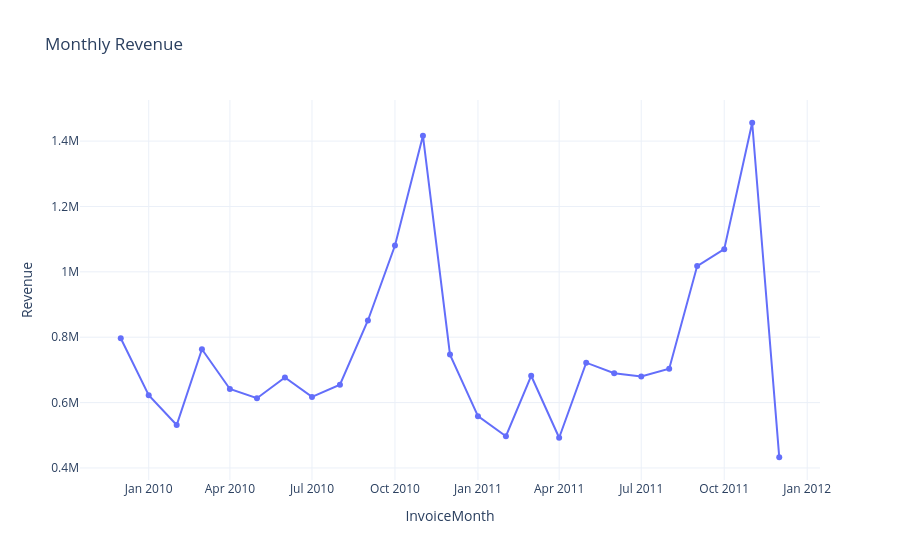

The notebook cell this image was saved under:
### Code cell
fig = visualization.line_chart(
    monthly,
    "InvoiceMonth",
    "Revenue",
    "Monthly Revenue"
)

fig.show()

### Figure 1 — Plotly figure (JSON) as saved in the notebook; plotly's stock layout.template omitted (floating-point values rounded to 4 significant figures)
{"data": [{"hovertemplate": "InvoiceMonth=%{x}<br>Revenue=%{y}<extra></extra>", "legendgroup": "", "line": {"color": "#636efa", "dash": "solid"}, "marker": {"symbol": "circle"}, "mode": "lines+markers", "name": "", "orientation": "v", "showlegend": false, "type": "scatter", "x": ["2009-12", "2010-01", "2010-02", "2010-03", "2010-04", "2010-05", "2010-06", "2010-07", "2010-08", "2010-09", "2010-10", "2010-11", "2010-12", "2011-01", "2011-02", "2011-03", "2011-04", "2011-05", "2011-06", "2011-07", "2011-08", "2011-09", "2011-10", "2011-11", "2011-12"], "xaxis": "x", "y": [796600.0, 622500.0, 531300.0, 763200.0, 641500.0, 613300.0, 677100.0, 617400.0, 654800.0, 851100.0, 1081000.0, 1417000.0, 746700.0, 558400.0, 497000.0, 682000.0, 492400.0, 722100.0, 690000.0, 680200.0, 703500.0, 1018000.0, 1069000.0, 1456000.0, 432700.0], "yaxis": "y"}], "layout": {"legend": {"tracegroupgap": 0}, "title": {"text": "Monthly Revenue"}, "xaxis": {"anchor": "y", "domain": [0, 1], "title": {"text": "InvoiceMonth"}}, "yaxis": {"anchor": "x", "domain": [0, 1], "title": {"text": "Revenue"}}}}
